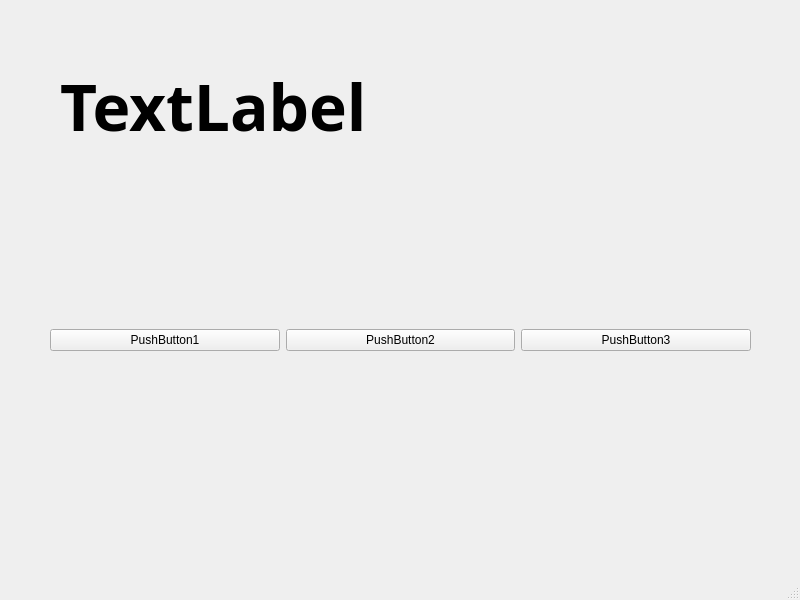
<?xml version="1.0" encoding="UTF-8"?>
<ui version="4.0">
 <class>MainWindow</class>
 <widget class="QMainWindow" name="MainWindow">
  <property name="geometry">
   <rect>
    <x>0</x>
    <y>0</y>
    <width>800</width>
    <height>600</height>
   </rect>
  </property>
  <property name="windowTitle">
   <string>MainWindow</string>
  </property>
  <widget class="QWidget" name="centralwidget">
   <widget class="QWidget" name="horizontalLayoutWidget">
    <property name="geometry">
     <rect>
      <x>50</x>
      <y>220</y>
      <width>701</width>
      <height>241</height>
     </rect>
    </property>
    <layout class="QHBoxLayout" name="horizontalLayout">
     <item>
      <widget class="QPushButton" name="pushButton_2">
       <property name="text">
        <string>PushButton1</string>
       </property>
      </widget>
     </item>
     <item>
      <widget class="QPushButton" name="pushButton_3">
       <property name="text">
        <string>PushButton2</string>
       </property>
      </widget>
     </item>
     <item>
      <widget class="QPushButton" name="pushButton">
       <property name="text">
        <string>PushButton3</string>
       </property>
      </widget>
     </item>
    </layout>
   </widget>
   <widget class="QLabel" name="label">
    <property name="geometry">
     <rect>
      <x>60</x>
      <y>60</y>
      <width>691</width>
      <height>91</height>
     </rect>
    </property>
    <property name="font">
     <font>
      <family>Agency FB</family>
      <pointsize>48</pointsize>
      <weight>75</weight>
      <bold>true</bold>
     </font>
    </property>
    <property name="text">
     <string>TextLabel</string>
    </property>
   </widget>
  </widget>
  <widget class="QMenuBar" name="menubar">
   <property name="geometry">
    <rect>
     <x>0</x>
     <y>0</y>
     <width>800</width>
     <height>21</height>
    </rect>
   </property>
  </widget>
  <widget class="QStatusBar" name="statusbar"/>
 </widget>
 <resources/>
 <connections>
  <connection>
   <sender>pushButton_2</sender>
   <signal>clicked()</signal>
   <receiver>MainWindow</receiver>
   <slot>firstClick()</slot>
   <hints>
    <hint type="sourcelabel">
     <x>291</x>
     <y>275</y>
    </hint>
    <hint type="destinationlabel">
     <x>281</x>
     <y>375</y>
    </hint>
   </hints>
  </connection>
  <connection>
   <sender>pushButton_3</sender>
   <signal>clicked()</signal>
   <receiver>MainWindow</receiver>
   <slot>secondClick()</slot>
   <hints>
    <hint type="sourcelabel">
     <x>425</x>
     <y>282</y>
    </hint>
    <hint type="destinationlabel">
     <x>428</x>
     <y>366</y>
    </hint>
   </hints>
  </connection>
  <connection>
   <sender>pushButton</sender>
   <signal>clicked()</signal>
   <receiver>MainWindow</receiver>
   <slot>thirdClick()</slot>
   <hints>
    <hint type="sourcelabel">
     <x>561</x>
     <y>280</y>
    </hint>
    <hint type="destinationlabel">
     <x>568</x>
     <y>358</y>
    </hint>
   </hints>
  </connection>
 </connections>
 <slots>
  <slot>firstClick()</slot>
  <slot>secondClick()</slot>
  <slot>thirdClick()</slot>
 </slots>
</ui>
